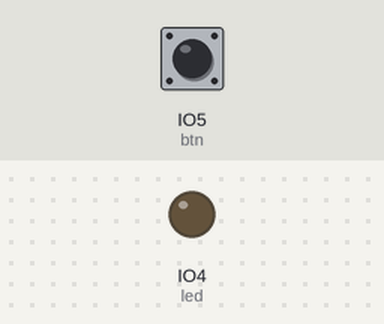
The program below on a simulated ESP32 board running CircuitPython. On the bench: output pins drawn as LEDs (lit = HIGH). The test bench sets the inputs (shaded band); at power-on: IO5 (btn) HIGH.

Above: at 1.2 s.
1.3 s: IO5 (btn) pulled LOW for 0.15 s
At 1.8 s:
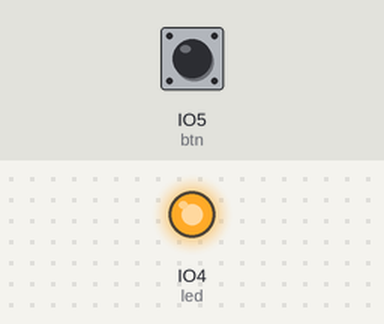
2.9 s: IO5 (btn) pulled LOW for 1 s
At 4.2 s:
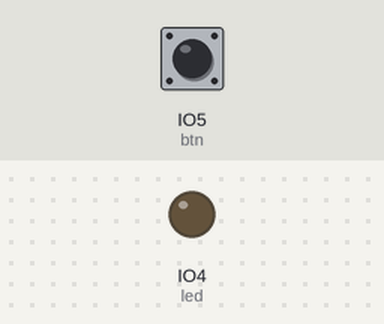
5.4 s: IO5 (btn) pulled LOW for 3.2 s
At 6.1 s:
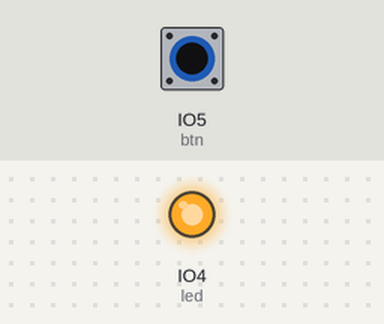
Timing chart, 0 to 8.4 s (numbered marks = the images above; inputs shaded):
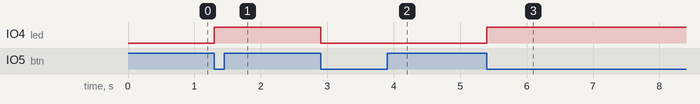

The program:

entrada_saida_digital.py
```python
# Entradas e Saídas digitais - Botão Liga/Desliga
import time
import board
from digitalio import DigitalInOut, Direction, Pull

# Configura o pino do botão
btn = DigitalInOut(board.IO5)      	# mapea para pino 5
btn.direction = Direction.INPUT  	# configura como entrada
btn.pull = Pull.UP                  # habilita pull-up interno


# Configura o pino do led
led = DigitalInOut(board.IO4)       # mapea para pino 4
led.direction = Direction.OUTPUT   	# configura como saída

# loop infinito
while True:
	if btn.value ==0:			   	# Se botão pressionado
		led.value=not led.value		# inverte estado do LED
		while btn.value==0:			# Aguarda botão ser solto
			time.sleep(0.01)		# delay de 10 ms
```

Measured:
- after the input at 1.3 s, IO4 (led): LOW → HIGH at once
- after the input at 2.9 s, IO4 (led): HIGH → LOW at once
- after the input at 5.4 s, IO4 (led): LOW → HIGH at once
